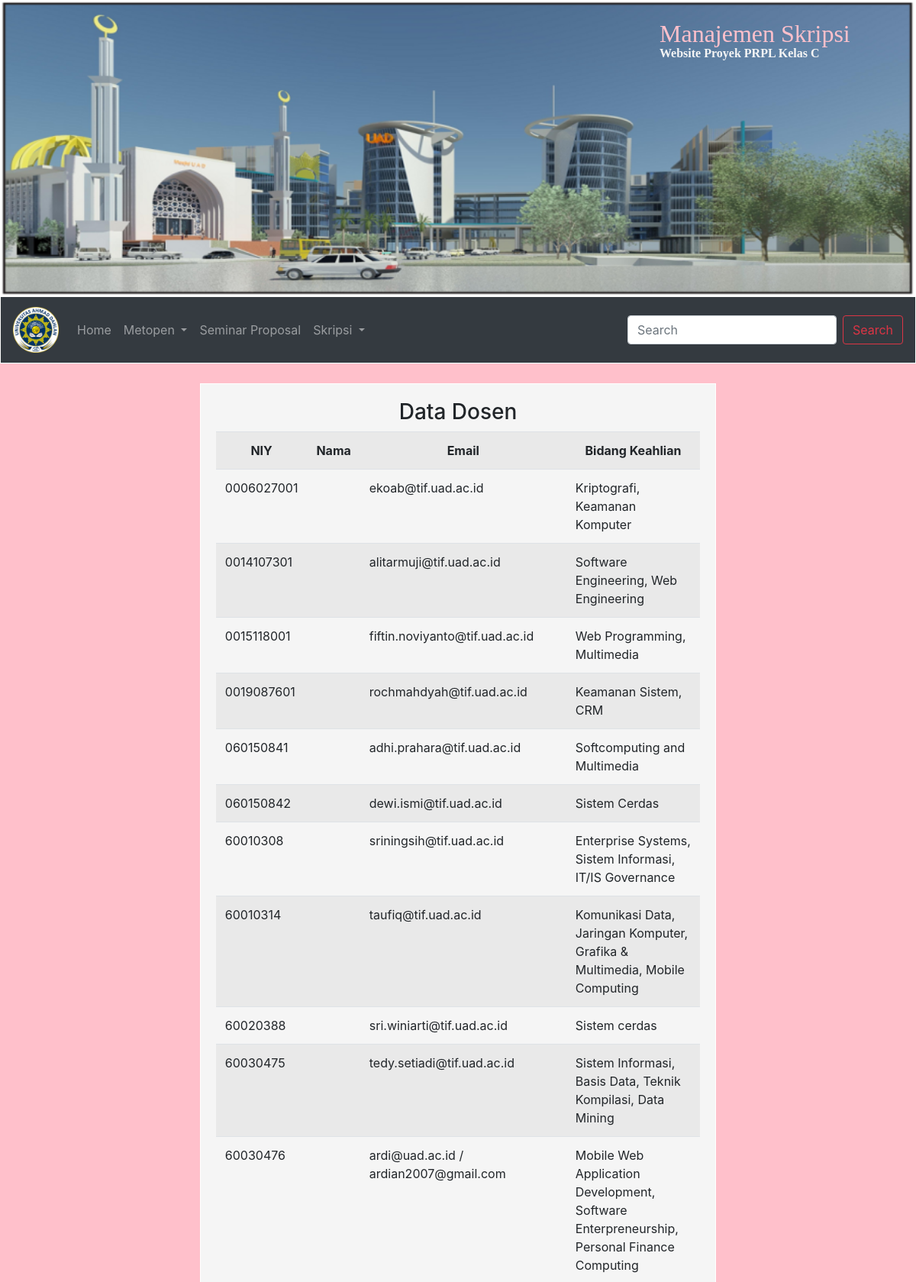
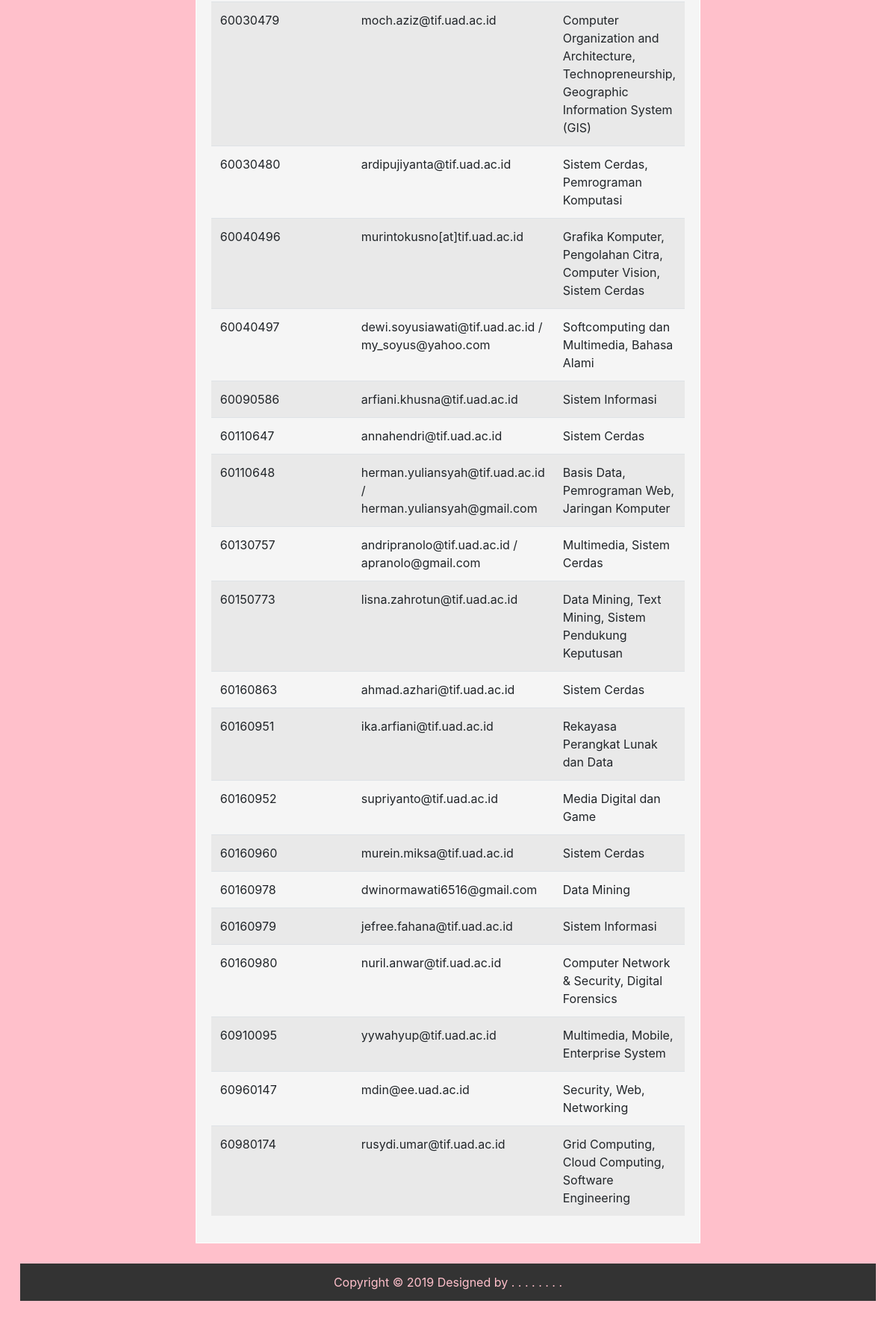
The app's page /out2.php with its own data (2 pictures, top to bottom).
### tables this page shows
CREATE TABLE `dosen` (
  `niy` varchar(50) NOT NULL,
  `nama_dosen` varchar(50) NOT NULL,
  `email` varchar(100) NOT NULL,
  `bidang_keahlian` varchar(200) NOT NULL
);

### database.php (called while the page is built, shortened)
<?php
class Database
{
	private $host ,$user,$pass,$database,$conn,$result;
	function __construct(){
		$this->host="localhost";
		$this->user="root";
		$this->pass="";
		$this->database="manajemen_skripsi_rpl";
	}
	public function connect(){
		$this->conn=mysqli_connect($this->host,$this->user,$this->pass);
		mysqli_select_db($this->conn,$this->database);
	}
	public function eksekusi($query){
		$this->result=mysqli_query($this->conn,$query);
	}
	public function getDosen(){
		$query="SELECT * FROM dosen";
		$this->eksekusi($query);
		return $this->result;
	}
}
 ?>

### out2.php (the view, shortened to what this page needs)
<?php
	require_once('database.php');
	$akses = new Database();
	$akses->connect();
 ?>
<!doctype html>
<html lang="en">
  <head>
    <link rel="stylesheet" href="https://maxcdn.bootstrapcdn.com/bootstrap/4.0.0/css/bootstrap.min.css">
  </head>
  <body bgcolor="pink">
    <table border="0" width="100%" height="20%">
      <tr>
        <td>
          <img src="head.png" alt="logo" style="width:100%; height:30%; position: relative; z-index: 1; top: 0px;">
          <b><h2 style="position: absolute; top: 25px; left: 72%; z-index: 2; color: pink; font-family: Cooper Black;">Manajemen Skripsi</h2>
          <p style="position: absolute; top: 58px; left: 72%; z-index: 2; color: #F5F5F5; font-family: Times New Roman;">Website Proyek PRPL Kelas C</p></b>
        </td>
      </tr>
    </table>
    <table border="0" width="100%" height="10%">
      <tr>
        <td>
          <nav class="navbar navbar-expand-lg navbar-dark bg-dark">
            <a class="navbar-brand"><img src="logo.png" alt="Logo" style="width:60px;"></a>
            <div class="collapse navbar-collapse" id="navb">
              <ul class="navbar-nav mr-auto">
                <li class="nav-item">
                  <a class="nav-link" href="index.php.php">Home</a>
                </li>
                <li class="nav-item dropdown">
                  <a class="nav-link dropdown-toggle" href="#" id="navbarDropdownMenuLink" data-toggle="dropdown" aria-haspopup="true" aria-expanded="false">
                    Metopen
                  </a>
                </li>
                <li class="nav-item">
                  <a class="nav-link" href="#">Seminar Proposal</a>
                </li>
                <li class="nav-item dropdown">
                  <a class="nav-link dropdown-toggle" href="#" id="navbarDropdownMenuLink" data-toggle="dropdown" aria-haspopup="true" aria-expanded="false">
                    Skripsi
                  </a>
                </li>
              </ul>
              <form class="form-inline my-2 my-lg-0">
                <input class="form-control mr-sm-2" type="text" placeholder="Search">
                <button class="btn btn-outline-danger" type="button">Search</button>
              </form>
            </div>
          </nav>
        </td>
      </tr>
    </table>
    <table border="0" width="100%" height="100%" align="center">
      <tr><td colspan="3" bgcolor="pink"><br></td></tr>
      <tr>
        <td width="25%" bgcolor="pink" rowspan="2"></td>
        <td width="50%">
          <table cellpadding="20"width="100%" border="0"  height="100%">
            <tr>
              <td bgcolor="#F5F5F5">
                <center><h3>Data Dosen</h3>
					<table class="table table-striped">
						<tr align="center">
							<th>NIY</th>
							<th>Nama</th>
							<th>Email</th>
							<th>Bidang Keahlian</th>
						</tr>
						<?php
							foreach ($akses->getDosen() as $key) {
								echo "
								<tr>
									<td>$key[niy]</td>
									<td>$key[nama]</td>
									<td>$key[email]</td>
									<td>$key[bidang_keahlian]</td>
								</tr>
								";
							}
						 ?>
					</table>
					</center>
              </td>
            </tr>
          </table>
        </td>
        <td width="25%" bgcolor="pink" rowspan="2"></td>
      </tr>
    </table>
    <table cellpadding="27" border="0" width="100%" height="20%">
      <tr align="center">
        <td bgcolor="pink">
          <div id="footer" style="height:50px; line-height:50px; background:#333; color:pink;">
            Copyright &copy; 2019
            Designed by . . . . . . . .
          </div>
        </td>
      </tr>
    </table>
  </body>
</html>

### records on screen
dosen: niy "0006027001", email "ekoab@tif.uad.ac.id", bidang_keahlian "Kriptografi, Keamanan Komputer"
dosen: niy "0014107301", email "alitarmuji@tif.uad.ac.id", bidang_keahlian "Software Engineering, Web Engineering"
dosen: niy "0015118001", email "fiftin.noviyanto@tif.uad.ac.id", bidang_keahlian "Web Programming, Multimedia"
dosen: niy "0019087601", email "rochmahdyah@tif.uad.ac.id", bidang_keahlian "Keamanan Sistem, CRM"
dosen: niy "060150841", email "adhi.prahara@tif.uad.ac.id", bidang_keahlian "Softcomputing and Multimedia"
dosen: niy "060150842", email "dewi.ismi@tif.uad.ac.id", bidang_keahlian "Sistem Cerdas"
dosen: niy "60010308", email "sriningsih@tif.uad.ac.id", bidang_keahlian "Enterprise Systems, Sistem Informasi, IT/IS Governance"
dosen: niy "60010314", email "taufiq@tif.uad.ac.id", bidang_keahlian "Komunikasi Data, Jaringan Komputer, Grafika & Multimedia, Mobile Computing"
dosen: niy "60020388", email "sri.winiarti@tif.uad.ac.id", bidang_keahlian "Sistem cerdas"
dosen: niy "60030475", email "tedy.setiadi@tif.uad.ac.id", bidang_keahlian "Sistem Informasi, Basis Data, Teknik Kompilasi, Data Mining"
dosen: niy "60030476", email "ardi@uad.ac.id / ardian2007@gmail.com", bidang_keahlian "Mobile Web Application Development, Software Enterpreneurship, Personal Finance Computing"
dosen: niy "60030479", email "moch.aziz@tif.uad.ac.id", bidang_keahlian "Computer Organization and Architecture, Technopreneurship, Geographic Information System (GIS)"
dosen: niy "60030480", email "ardipujiyanta@tif.uad.ac.id", bidang_keahlian "Sistem Cerdas, Pemrograman Komputasi"
dosen: niy "60040496", email "murintokusno[at]tif.uad.ac.id", bidang_keahlian "Grafika Komputer, Pengolahan Citra, Computer Vision, Sistem Cerdas"
dosen: niy "60040497", email "dewi.soyusiawati@tif.uad.ac.id / my_soyus@yahoo.com", bidang_keahlian "Softcomputing dan Multimedia, Bahasa Alami"
dosen: niy "60090586", email "arfiani.khusna@tif.uad.ac.id", bidang_keahlian "Sistem Informasi"
dosen: niy "60110647", email "annahendri@tif.uad.ac.id", bidang_keahlian "Sistem Cerdas"
dosen: niy "60110648", email "herman.yuliansyah@tif.uad.ac.id / herman.yuliansyah@gmail.com", bidang_keahlian "Basis Data, Pemrograman Web, Jaringan Komputer"
dosen: niy "60130757", email "andripranolo@tif.uad.ac.id / apranolo@gmail.com", bidang_keahlian "Multimedia, Sistem Cerdas"
dosen: niy "60150773", email "lisna.zahrotun@tif.uad.ac.id", bidang_keahlian "Data Mining, Text Mining, Sistem Pendukung Keputusan"
dosen: niy "60160863", email "ahmad.azhari@tif.uad.ac.id", bidang_keahlian "Sistem Cerdas"
dosen: niy "60160951", email "ika.arfiani@tif.uad.ac.id", bidang_keahlian "Rekayasa Perangkat Lunak dan Data"
dosen: niy "60160952", email "supriyanto@tif.uad.ac.id", bidang_keahlian "Media Digital dan Game"
dosen: niy "60160960", email "murein.miksa@tif.uad.ac.id", bidang_keahlian "Sistem Cerdas"
dosen: niy "60160978", email "dwinormawati6516@gmail.com", bidang_keahlian "Data Mining"
dosen: niy "60160979", email "jefree.fahana@tif.uad.ac.id", bidang_keahlian "Sistem Informasi"
dosen: niy "60160980", email "nuril.anwar@tif.uad.ac.id", bidang_keahlian "Computer Network & Security, Digital Forensics"
dosen: niy "60910095", email "yywahyup@tif.uad.ac.id", bidang_keahlian "Multimedia, Mobile, Enterprise System"
dosen: niy "60960147", email "mdin@ee.uad.ac.id", bidang_keahlian "Security, Web, Networking"
dosen: niy "60980174", email "rusydi.umar@tif.uad.ac.id", bidang_keahlian "Grid Computing, Cloud Computing, Software Engineering"
